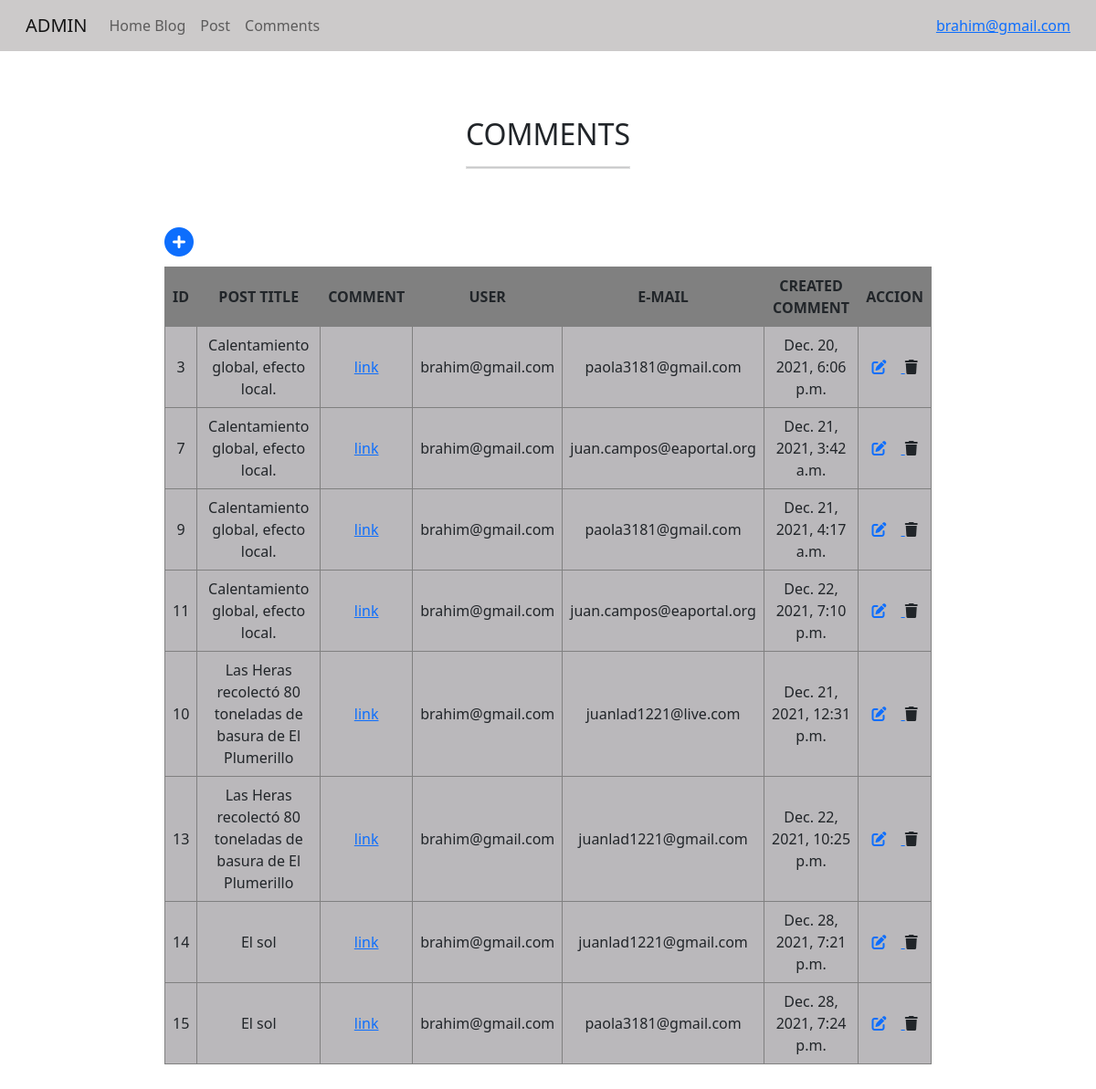
The page /comments (signed in) on the database its author committed.
### post/models.py (models this page shows, shortened)
class Post(models.Model):
    title = models.CharField(max_length=500)
    content = models.CharField(max_length=1500)
    created = models.DateTimeField(default=timezone.now)
    active = models.BooleanField(default=True)
    category_id = models.ForeignKey(Category, on_delete=models.CASCADE)
    user_id = models.ForeignKey(User, on_delete=models.CASCADE)

### comments/models.py (models this page shows, shortened)
class Comments(models.Model):
    comment = models.CharField(max_length=500)
    email = models.EmailField(max_length=200)
    created = models.DateTimeField(default=timezone.now)
    active = models.BooleanField(default=True)
    post_id = models.ForeignKey(Post, on_delete=models.CASCADE)

### comments/views.py (the view)
# urls.py: path('comments', commentViews.comments, name = 'comments'),
def comments(request):
    id_user = request.user.id
    result = Comments.objects.raw('SELECT * FROM comments_comments C JOIN post_post P WHERE C.post_id_id = P.id AND C.active = P.active AND P.user_id_id = %s',[id_user])
    datos = {}
    datos['user'] = request.user
    arr = []
    for i in result:
       arr.append({
           'id':i.id,
           'post_title':i.title,
           'comment':i.comment,
           'mail':i.email,
           'time':i.created
       })
    datos['comments'] = arr
    context = {'data':datos}
    return render(request, 'admin2-comments.html', context)

### templates/admin2-comments.html (shortened to what this page needs)
{% extends 'base-admin.html' %}
{% load static %}
{% block content %}
<br><br><br>
<link rel="stylesheet" href="https://cdn.jsdelivr.net/npm/bootstrap@5.1.3/dist/css/bootstrap.min.css"
>
<div class="div-container">
    <div>
        <h2>COMMENTS</h2>
        <hr style="border: 1px solid grey;"/>
    </div>
</div>
<br><br>
<div class="div-container ">
    <div class="div-add-container ">
        <a href="{% url '_admin2-comment-new' %}">
            <i class="fas fa-plus-circle fa-2x"></i>
        </a>
        <table class="table-content" id="example">
            <thead>
                <tr>
                    <th>ID</th>
                    <th>POST TITLE</th>
                    <th>COMMENT</th>
                    <th>USER</th>
                    <th>E-MAIL</th>
                    <th>CREATED COMMENT</th>
                    <th>ACCION</th>
                </tr>
            </thead>
            <tbody>
                {%for i in data.comments%}
                <tr>
                    <td>{{i.id}}</td>
                    <td>{{i.post_title}}</td>
                    <td><a href="{% url 'oneComment' i.id %}">link</a></td>
                    <td>{{data.user}}</td>
                    <td>{{i.mail}}</td>
                    <td>{{i.time}}</td>
                    <td>
                        <div>
                            <a class="link" href="{% url '_admin2-comment-edit' i.id %}">
                                <i class="fas fa-edit mr-3"></i>
                            </a>
                            <a class="link">
                                <i class="fas fa-trash"></i>
                            </a>
                        </div>
                    </td>
                </tr>
                {%endfor%}
            </tbody>
        </table>
    </div>
</div>
<br><br><br>
{% endblock content %}

### templates/base-admin.html (shortened to what this page needs)
{% load static %}
<!DOCTYPE html>
<html lang="en">
<head>
  <link rel="stylesheet" href="https://cdnjs.cloudflare.com/ajax/libs/jqueryui/1.12.1/jquery-ui.min.css">
  <link rel="stylesheet" type="text/css" href="{% static 'css/bootstrap.min.css' %}">
  <link rel="stylesheet" href="https://cdnjs.cloudflare.com/ajax/libs/font-awesome/6.0.0-beta3/css/all.min.css">
  </head>
<body>
  <nav class="navbar navbar-expand-lg navbar-light" style="background-color: rgb(204, 202, 202);">
    <div class="container-fluid">
      <a class="navbar-brand" href="#">ADMIN</a>
      <div class="collapse navbar-collapse" id="navbarNav">
        <ul class="navbar-nav">
          <li class="nav-item">
            <a class="nav-link" aria-current="page" href="{% url 'home' %}">Home Blog</a>
          </li>
          <li class="nav-item">
            <a class="nav-link" href="{% url '_admin2-post' %}">Post</a>
          </li>
          <li class="nav-item">
            <a class="nav-link" href="{% url 'comments' %}">Comments</a>
          </li>
          </ul>
      </div>
      <a class="nav-item" href="{% url 'logout' %}" data-bs-toggle="tooltip" data-bs-placement="bottom"
        title="Click para Logout">
        {{user.username}}
      </a>
    </div>
  </nav>
  {%block content%}
  {% endblock content%}
  </body>
</html>

### templates/admin2-comments.html (style rules this page uses)
.div-container { width: 100%; display: flex; justify-content: center; }
.div-add-container { display: flex; flex-direction: column; padding: 0; width: 70%; }
.table-content { width: auto; margin-top: 1%; }
.table-content thead { background-color: gray; text-align: center; }
.table-content tbody { background-color: rgb(186, 184, 187); text-align: center; }
.table-content thead th { border: 1px solid gray; padding: 1vh; }
.table-content tbody td { border: 1px solid gray; padding: 1vh; }

### rows shown on the page
Post: id "3", post_title "Calentamiento global, efecto local.", mail "paola3181@gmail.com", time "Dec. 20, 2021, 6:06 p.m.", id "7", mail "juan.campos@eaportal.org", time "Dec. 21, 2021, 3:42 a.m.", id "9", time "Dec. 21, 2021, 4:17 a.m.", id "11", time "Dec. 22, 2021, 7:10 p.m."
Post: id "10", post_title "Las Heras recolectó 80 toneladas de basura de El Plumerillo", mail "juanlad1221@live.com", time "Dec. 21, 2021, 12:31 p.m.", id "13", mail "juanlad1221@gmail.com", time "Dec. 22, 2021, 10:25 p.m."
Post: id "14", post_title "El sol", mail "juanlad1221@gmail.com", time "Dec. 28, 2021, 7:21 p.m.", id "15", mail "paola3181@gmail.com", time "Dec. 28, 2021, 7:24 p.m."

### other values the page prints
{{ user.username }} "brahim@gmail.com"
{{ data.user }} "brahim@gmail.com"
